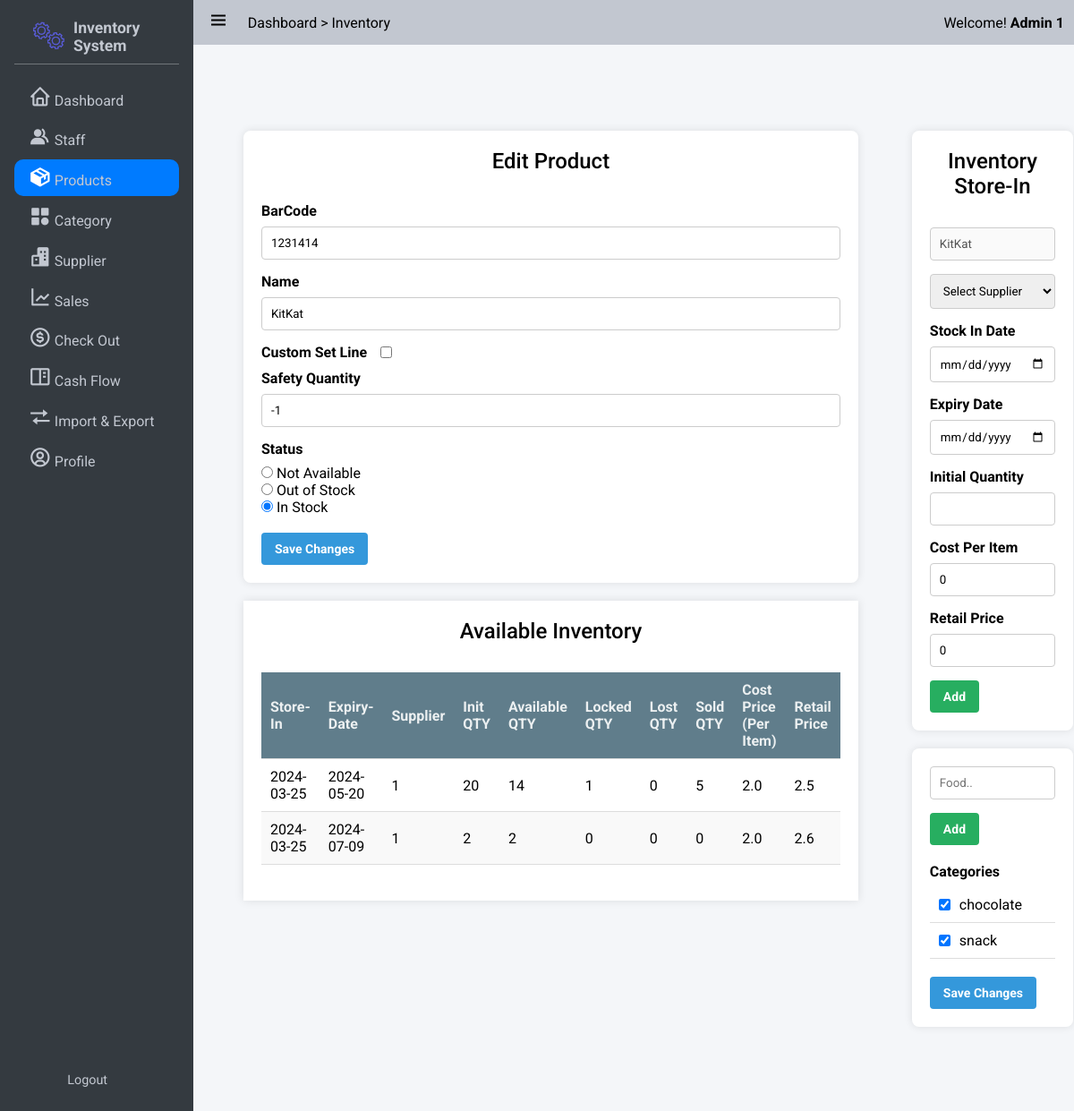
The page /products/1231414/ (signed in) on the database as committed earlier.
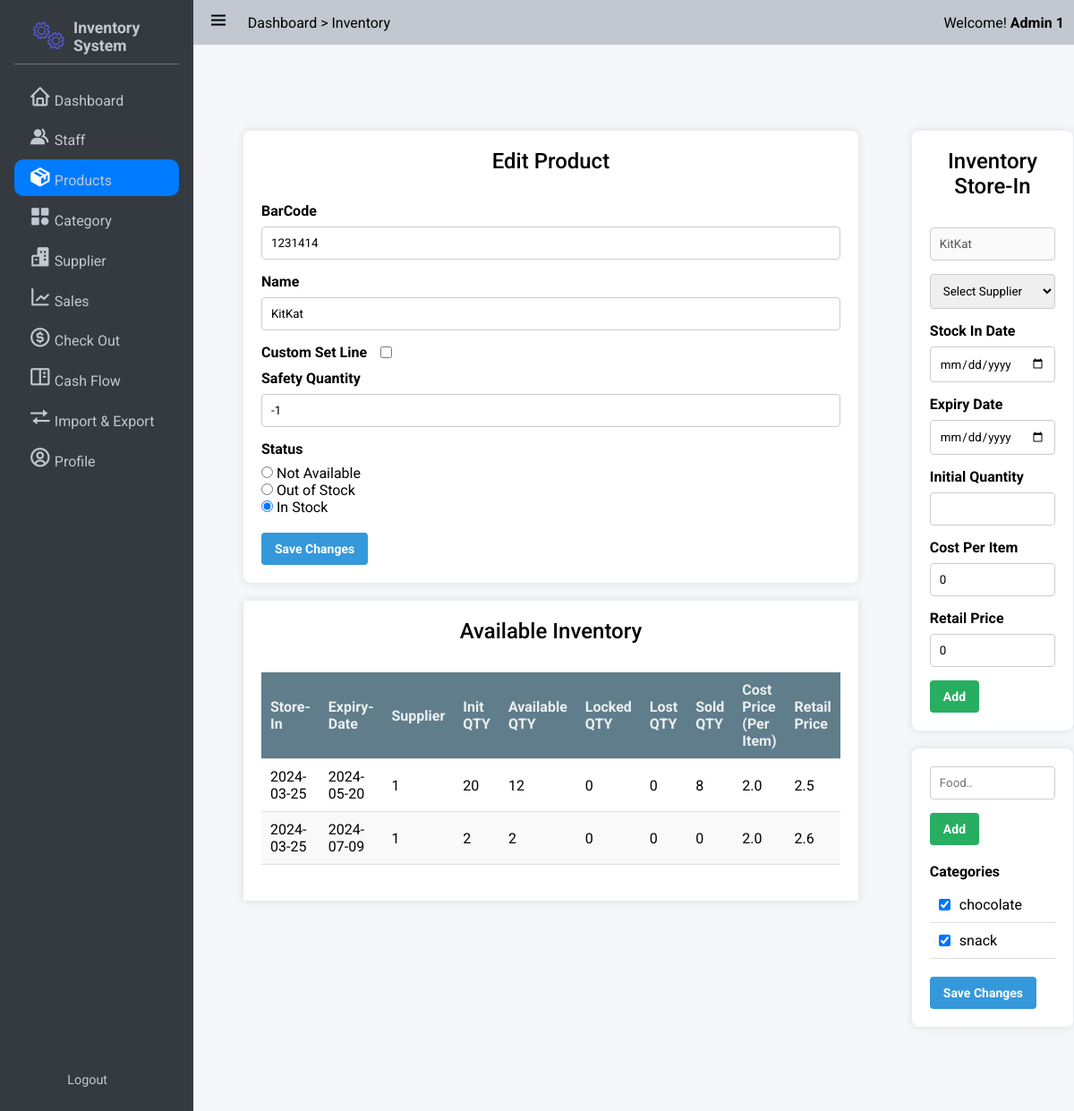
The same page on the database as committed later.
### app/models/product.py (models this page shows, shortened)
class Inventory(db.Model):
    id = db.Column(db.Integer, nullable=False, primary_key=True)
    Product_id = db.Column(db.Integer,db.ForeignKey('product.id'),nullable=False)
    Supplier_id = db.Column(db.Integer,db.ForeignKey('supplier.id'),nullable=False)
    StockInDate = db.Column(db.Date, nullable=False)
    ExpiryDate = db.Column(db.Date, nullable=False)
    Init_QTY = db.Column(db.Integer, nullable=True)
    Available_QTY = db.Column(db.Integer, nullable=False)
    Locked_QTY = db.Column(db.Integer, nullable=False)
    Lost_QTY = db.Column(db.Integer, nullable=False)
    Sold_QTY = db.Column(db.Integer, nullable=False)
    CostPerItem = db.Column(db.Double, nullable=False)
    RetailPrice = db.Column(db.Double,nullable=False)

### app/product/product_routers.py (the view)
@bp.route('/<barcode>/', methods=['GET'])
@login_required
def get_product(barcode):
    if barcode:
        product = db.one_or_404(db.select(Product).filter_by(BarCode=barcode))
        suppliers = Supplier.query.all()
        inventories = product.Inventories
        categories = Category.query.all()
        form = CreateProductForm(obj=product)
        form.categories.choices = [(category.id, category.Name) for category in Category.query.all()]
        inventoryForm = InventoryForm()
        inventoryForm.supplier.choices = [(supplier.id,supplier.Name) for supplier in suppliers]
        return render_template('product/detail.html', product=product,categories = categories,inventories = inventories,suppliers=suppliers,form = form,inventoryForm=inventoryForm)
    else:
        return redirect(url_for('product.index'))

### app/product/product_routers.py
class CreateProductForm(FlaskForm):
    name = StringField('Name', validators=[InputRequired()])
    barcode = IntegerField('BarCode', validators=[InputRequired()])
    safety_quantity_custom = BooleanField('Custom Set Line')
    safety_quantity = IntegerField('Safety Quantity', validators=[Optional()])
    status = SelectField('Status', choices=[('NotAvailable', 'Not Available'), ('OutOfStock', 'Out of Stock'), ('InStock', 'In Stock')], default='NotAvailable')
    categories = SelectMultipleField('Categories', choices=[], coerce=int)
    def __init__(self, *args, **kwargs):
        super(CreateProductForm, self).__init__(*args, **kwargs)
        self.categories.choices = [(category.id, category.Name) for category in Category.query.all()]

### app/auth.py (called while the page is built)
@login_manager.user_loader
def load_user(user_id):
    return User.query.get(int(user_id))

### app/templates/product/detail.html (shortened to what the changed rows need)
{% extends 'base.html' %}
{% block css_style %}
    <link rel="stylesheet" href="{{url_for('static',filename='css/flex.css')}}">
    <link rel="stylesheet" href="{{url_for('static',filename='css/grid.css')}}">
    <link rel="stylesheet" href="{{url_for('static',filename='css/form.css')}}">
    <link rel="stylesheet" href="{{url_for('static',filename='css/table.css')}}">
    <link rel="stylesheet" href="{{url_for('static',filename='css/category.css')}}">
{% endblock %}
{% block content %}
    <div class="grid-container four-two-grid">
        <div class="grid-item">
            <div class="table-container">
                <table style="width: 100%;" class="">
                    <thead>
                        <tr>
                            <th>Store-In</th>
                            <th>Expiry-Date</th>
                            <th>Supplier</th>
                            <th>Init QTY</th>
                            <th>Available QTY</th>
                            <th>Locked QTY</th>
                            <th>Lost QTY</th>
                            <th>Sold QTY</th>
                            <th>Cost Price (Per Item)</th>
                            <th>Retail Price</th>
                        </tr>
                    </thead>
                    <tbody>
                        {% for inventory in product.Inventories %}
                            <tr>
                                <form method="POST" action="" style="display: inline-block;">
                                    <td>
                                        <span>{{ inventory.StockInDate }}</span>
                                    </td>
                                    <td>
                                        <span>{{ inventory.ExpiryDate }}</span>
                                    </td>
                                    <td>
                                        <span>{{ inventory.Supplier_id }}</span>
                                    </td>
                                    <td>
                                        <span>{{ inventory.Init_QTY }}</span>
                                    </td>
                                    <td>
                                        <span>{{ inventory.Available_QTY }}</span>
                                    </td>
                                    <td>
                                        <span>{{ inventory.Locked_QTY }}</span>
                                    </td>
                                    <td>
                                        <span>{{ inventory.Lost_QTY}}</span>
                                    </td>
                                    <td>
                                        <span>{{ inventory.Sold_QTY }}</span>
                                    </td>
                                    <td>
                                        <span>{{ inventory.CostPerItem }}</span>
                                    </td>
                                    <td>
                                        <span>{{ inventory.RetailPrice }}</span>
                                    </td>
                                </form>
                            </tr>
                        {% endfor %}
                    </tbody>
                </table>
            </div>
        </div>
    </div>
{% endblock %}

Rows that differ between the two databases and show on the page:
changed Inventory (number 1 of 2 on the later page): Available_QTY "14" → "12"; Locked_QTY "1" → "0"; Sold_QTY "5" → "8"
